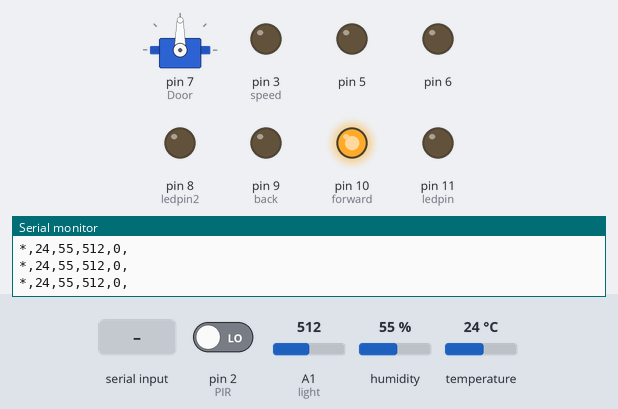
Recording of a sketch running on a simulated Arduino Mega 2560, built with avr-gcc and run on an emulated ATmega2560. Shown: servo, output pins drawn as LEDs (lit = HIGH), the last lines printed to the serial monitor. Inputs (shaded band) come from the test bench; at power-on: pin 2 (PIR) LOW, A1 (light) = 512, humidity 55 %, temperature 24 °C.

Above: at 1.3 s.
1.4 s: "a" received over Serial
At 2.7 s:
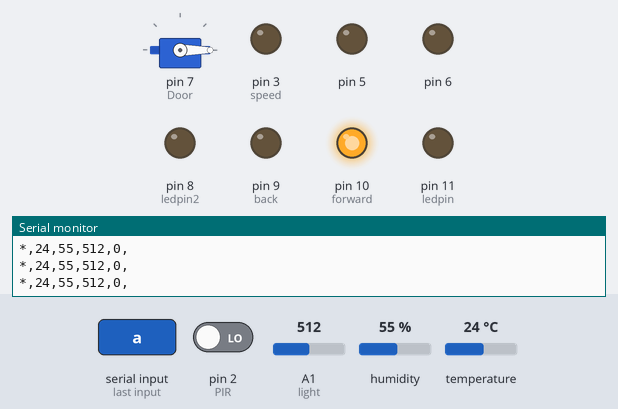
3.0 s: byte 117 ('u') received over Serial
At 3.7 s:
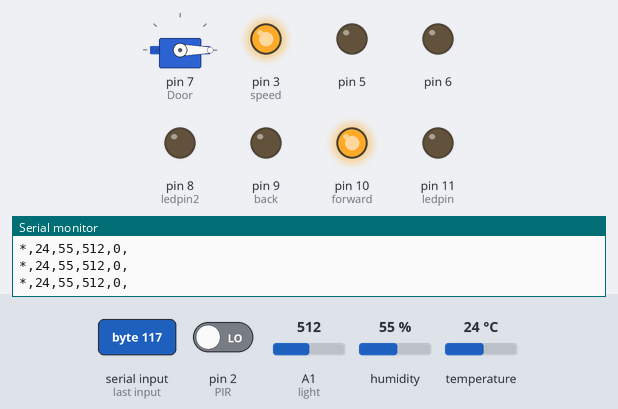
4.5 s: "b" received over Serial
At 4.8 s:
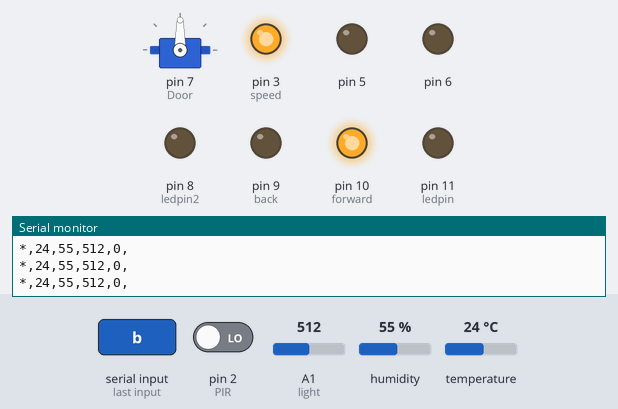
6.0 s: "d" received over Serial
At 6.9 s:
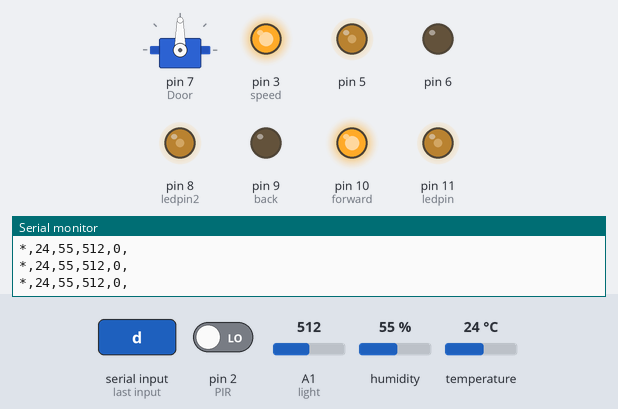
7.5 s: byte 112 ('p') received over Serial
At 8.1 s:
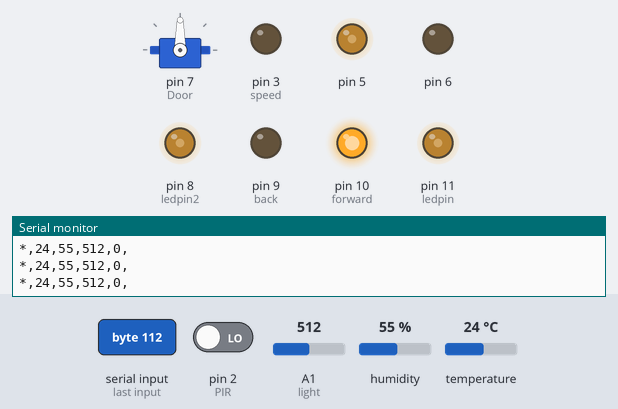
9.0 s: "e" received over Serial
At 10.1 s:
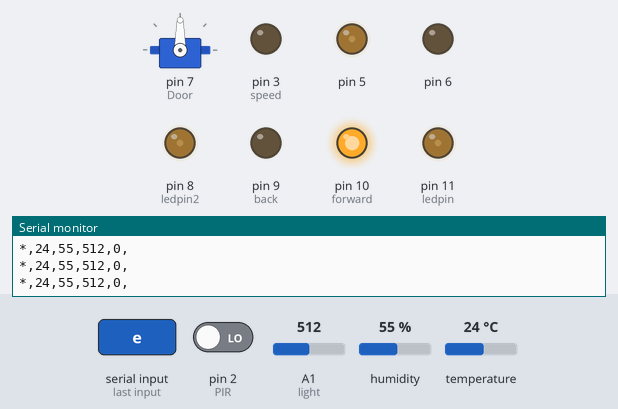
Timing chart, 0 to 11.6 s (numbered marks = the images above; inputs shaded):
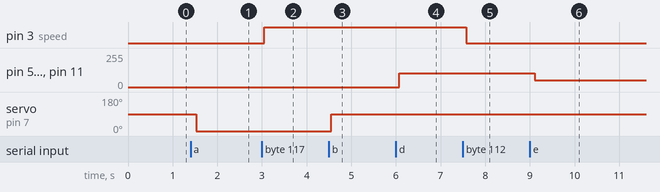

Measured:
- after the input at 1.4 s, servo on pin 7 (Door): 90° → 0° after 0.13 s
- after the input at 3.0 s, pin 3 (speed): LOW → HIGH after 0.05 s
- after the input at 4.5 s, servo on pin 7 (Door): 0° → 90° after 0.05 s
- after the input at 6.0 s, pin 5, pin 8 (ledpin2), pin 11 (ledpin): 0/255 → 102/255 after 0.08 s
- after the input at 7.5 s, pin 3 (speed): HIGH → LOW after 0.08 s
- after the input at 9.0 s, pin 5, pin 8 (ledpin2), pin 11 (ledpin): 102/255 → 51/255 after 0.10 s

The sketch:

smart_home_security_system.ino
```cpp
#include <DHT.h>
#include <Keypad.h>
#include <Servo.h>


#define PIR 2
#define ledpin 11
#define ledpin2 8
#define DHTPIN  12
#define DHTTYPE DHT11


DHT dht(DHTPIN, DHTTYPE);
Servo Door;
int move=0;
int light = A1;
int light_value=0;
const byte row = 4;
const byte column = 4;
int forward=10;
int back=9;
int speed=3;


char key_board[row][column]={
  {'1','2','3','A'},
  {'4','5','6','B'},
  {'7','8','9','C'},
  {'*','0','#','D'}
};

 byte row_pins[4]={22,24,26,28};
 byte column_pins[4]={30,32,34,36};
 Keypad KeyBoard = Keypad(makeKeymap(key_board),row_pins,column_pins,row,column);
String sendText;


void setup() {

  pinMode(ledpin,OUTPUT);
  pinMode(light, INPUT);
  pinMode(5,OUTPUT);
  pinMode(ledpin2,OUTPUT);
  pinMode(6,OUTPUT);
  pinMode(PIR, INPUT);
  pinMode(forward,OUTPUT);
  pinMode(back,OUTPUT);
  pinMode(speed,OUTPUT);
  dht.begin();
  Door.attach(7);
  Door.write(90);
  digitalWrite(speed,LOW);
  digitalWrite(forward,HIGH);
  digitalWrite(back,LOW);
  Serial.begin(9600);
}

void loop() {

  char key = KeyBoard.getKey();
  char keySend;
  move = digitalRead(PIR);
  int mois = dht.readHumidity();
  int temp = dht.readTemperature();
  light_value = analogRead(light);
    if(key!=NO_KEY){keySend=key;
  sendText = sendText + keySend + "," + temp + "," + mois + "," + light_value + "," + move + ",";
  Serial.println(sendText);
  sendText = "";
  }
  else{
  keySend = '*';
  sendText = sendText + keySend + "," + temp + "," + mois + "," + light_value + "," + move + ",";
  Serial.println(sendText);
  sendText = "";
    }
   delay(500);
if(Serial.available())
{
  char dataIn= Serial.read();
  int d = 300;
  if(dataIn == 'a')
  {
    Door.write(0);
    }
  else if (dataIn == 'b')
   {
    Door.write(90);
    }
 else if(dataIn== 'd')
  {
    analogWrite(ledpin,light_value/5);
    analogWrite(8,light_value/5);
    analogWrite(5,light_value/5);

    }
  else if(dataIn=='e')
   {
    analogWrite(ledpin,light_value/10);
    analogWrite(8,light_value/10);
    analogWrite(5,light_value/10);
    }
 else if(dataIn=='f')
  {
    analogWrite(ledpin,light_value/15);
    analogWrite(8,light_value/15);
    analogWrite(5,light_value/15);
    }
 else  if(dataIn=='g')
  {
    analogWrite(ledpin,0);
    analogWrite(8,0);
    analogWrite(5,0);
    }

   else if(dataIn=='x')
    {
      digitalWrite(5,LOW);
      digitalWrite(ledpin,LOW);
      digitalWrite(8,LOW);
     noTone(6);
      }
   else if(dataIn=='y')
      {

       digitalWrite(5,HIGH);
       digitalWrite(8,HIGH);
       digitalWrite(11,HIGH);
       tone(6,d);
        }
      else if(dataIn=='r')
        {
          analogWrite(speed,175);

         }
       else if(dataIn=='t')
         {

          analogWrite(speed,200);
          //delay(10000);

          }
       else if(dataIn=='u')
          {
            digitalWrite(speed,250);

            }
         else if(dataIn=='p')
            {
              digitalWrite(speed,LOW);

              }

          delay(1000);
}

}
```
